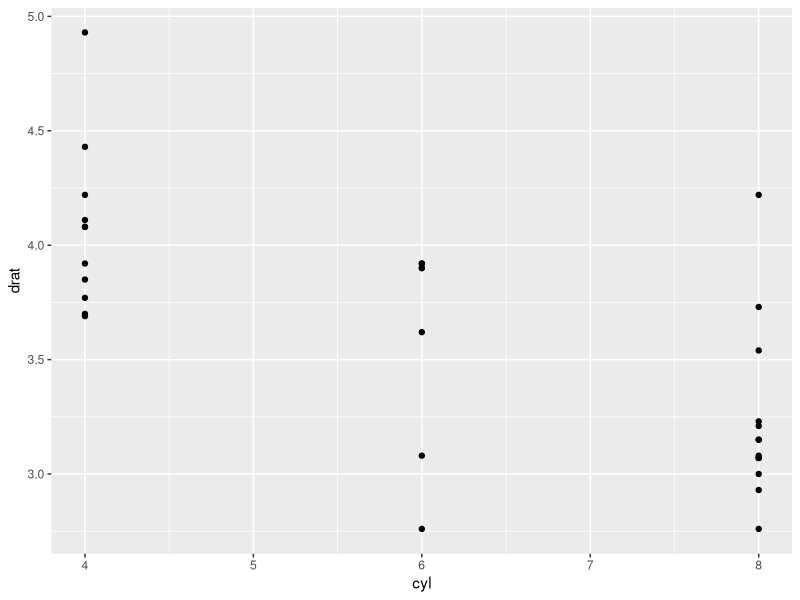

Here is the R script that generated this plot:
## ---- chunk 1
library(tidyverse)
ggplot(mtcars, aes(cyl, drat)) +
    geom_point()
